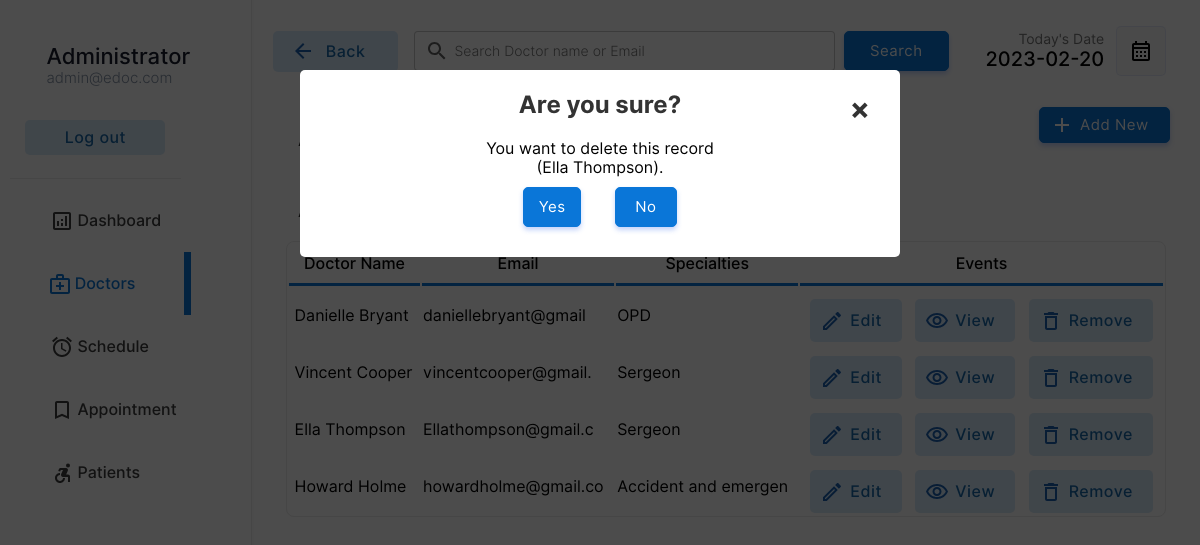
Screenshot of /doctor/doctors.php?action=drop&id=3&name=Ella Thompson (signed in) with the database file from the repository.
### tables this page shows
CREATE TABLE `doctor` (
  `docid` int(11) NOT NULL,
  `docemail` varchar(255) DEFAULT NULL,
  `docname` varchar(255) DEFAULT NULL,
  `docpassword` varchar(255) DEFAULT NULL,
  `docnic` varchar(15) DEFAULT NULL,
  `doctel` varchar(15) DEFAULT NULL,
  `specialties` int(2) DEFAULT NULL
);

CREATE TABLE `specialties` (
  `id` int(2) NOT NULL,
  `sname` varchar(50) DEFAULT NULL
);

### doctor/doctors.php (the view, shortened to what the rows shown need)
<!DOCTYPE html>
<html lang="en">
<head>
    <link rel="stylesheet" href="../css/animations.css">
    <link rel="stylesheet" href="../css/main.css">
    <link rel="stylesheet" href="../css/admin.css">
</head>
<body>
    <?php
    include("../connection.php");
    ?>
        <div class="dash-body">
            <table border="0" width="100%" style=" border-spacing: 0;margin:0;padding:0;margin-top:25px; ">
                <?php
                    if($_POST){
                        $keyword=$_POST["search"];
                        $sqlmain= "select * from doctor where docemail='$keyword' or docname='$keyword' or docname like '$keyword%' or docname like '%$keyword' or docname like '%$keyword%'";
                    }else{
                        $sqlmain= "select * from doctor order by docid desc";
                    }
                ?>
                <tr>
                   <td colspan="4">
                       <center>
                        <div class="abc scroll">
                        <table width="93%" class="sub-table scrolldown" border="0">
                        <thead>
                        <tr>
                                <th class="table-headin">
                                Doctor Name
                                </th>
                                <th class="table-headin">
                                    Email
                                </th>
                                <th class="table-headin">
                                    Specialties
                                </th>
                                <th class="table-headin">
                                    Events
                                </tr>
                        </thead>
                        <tbody>
                            <?php
                                $result= $database->query($sqlmain);
                                if($result->num_rows==0){
                                    echo '<tr>
                                    <td colspan="4">
                                    <br><br><br><br>
                                    <center>
                                    <img src="../img/notfound.svg" width="25%">
                                    <br>
                                    <p class="heading-main12" style="margin-left: 45px;font-size:20px;color:rgb(49, 49, 49)">We  couldnt find anything related to your keywords !</p>
                                    <a class="non-style-link" href="doctors.php"><button  class="login-btn btn-primary-soft btn"  style="display: flex;justify-content: center;align-items: center;margin-left:20px;">&nbsp; Show all Doctors &nbsp;</font></button>
                                    </a>
                                    </center>
                                    <br><br><br><br>
                                    </td>
                                    </tr>';
                                }
                                else{
                                for ( $x=0; $x<$result->num_rows;$x++){
                                    $row=$result->fetch_assoc();
                                    $docid=$row["docid"];
                                    $name=$row["docname"];
                                    $email=$row["docemail"];
                                    $spe=$row["specialties"];
                                    $spcil_res= $database->query("select sname from specialties where id='$spe'");
                                    $spcil_array= $spcil_res->fetch_assoc();
                                    $spcil_name=$spcil_array["sname"];
                                    echo '<tr>
                                        <td> &nbsp;'.
                                        substr($name,0,30)
                                        .'</td>
                                        <td>
                                        '.substr($email,0,20).'
                                        </td>
                                        <td>
                                            '.substr($spcil_name,0,20).'
                                        </td>
                                        <td>
                                        <div style="display:flex;justify-content: center;">
                                        <a href="?action=edit&id='.$docid.'&error=0" class="non-style-link"><button  class="btn-primary-soft btn button-icon btn-edit"  style="padding-left: 40px;padding-top: 12px;padding-bottom: 12px;margin-top: 10px;"><font class="tn-in-text">Edit</font></button></a>
                                        &nbsp;&nbsp;&nbsp;
                                        <a href="?action=view&id='.$docid.'" class="non-style-link"><button  class="btn-primary-soft btn button-icon btn-view"  style="padding-left: 40px;padding-top: 12px;padding-bottom: 12px;margin-top: 10px;"><font class="tn-in-text">View</font></button></a>
                                       &nbsp;&nbsp;&nbsp;
                                       <a href="?action=drop&id='.$docid.'&name='.$name.'" class="non-style-link"><button  class="btn-primary-soft btn button-icon btn-delete"  style="padding-left: 40px;padding-top: 12px;padding-bottom: 12px;margin-top: 10px;"><font class="tn-in-text">Remove</font></button></a>
                                        </div>
                                        </td>
                                    </tr>';
                                }
                            }
                            ?>
                            </tbody>
                        </table>
                        </div>
                        </center>
                   </td>
                </tr>
            </table>
        </div>
    <?php
    if($_GET){
        $id=$_GET["id"];
        $action=$_GET["action"];
        if($action=='drop'){
            $nameget=$_GET["name"];
            echo '
            <div id="popup1" class="overlay">
                    <div class="popup">
                    <center>
                        <h2>Are you sure?</h2>
                        <a class="close" href="doctors.php">&times;</a>
                        <div class="content">
                            You want to delete this record<br>('.substr($nameget,0,40).').
                        </div>
                        <div style="display: flex;justify-content: center;">
                        <a href="delete-doctor.php?id='.$id.'" class="non-style-link"><button  class="btn-primary btn"  style="display: flex;justify-content: center;align-items: center;margin:10px;padding:10px;"<font class="tn-in-text">&nbsp;Yes&nbsp;</font></button></a>&nbsp;&nbsp;&nbsp;
                        <a href="doctors.php" class="non-style-link"><button  class="btn-primary btn"  style="display: flex;justify-content: center;align-items: center;margin:10px;padding:10px;"><font class="tn-in-text">&nbsp;&nbsp;No&nbsp;&nbsp;</font></button></a>
                        </div>
                    </center>
            </div>
            </div>
            ';
        }elseif($action=='edit'){
            $sqlmain= "select * from doctor where docid='$id'";
            $result= $database->query($sqlmain);
            $row=$result->fetch_assoc();
            $name=$row["docname"];
            $email=$row["docemail"];
            $spe=$row["specialties"];
            $spcil_res= $database->query("select sname from specialties where id='$spe'");
            $spcil_array= $spcil_res->fetch_assoc();
            $spcil_name=$spcil_array["sname"];
            $nic=$row['docnic'];
            $tele=$row['doctel'];
            $error_1=$_GET["error"];
                $errorlist= array(
                    '1'=>'<label for="promter" class="form-label" style="color:rgb(255, 62, 62);text-align:center;">Already have an account for this Email address.</label>',
                    '2'=>'<label for="promter" class="form-label" style="color:rgb(255, 62, 62);text-align:center;">Password Conformation Error! Reconform Password</label>',
                    '3'=>'<label for="promter" class="form-label" style="color:rgb(255, 62, 62);text-align:center;"></label>',
                    '4'=>"",
                    '0'=>'',
                );
            if($error_1!='4'){
                    echo '
                    <div id="popup1" class="overlay">
                            <div class="popup">
                            <center>
                                <a class="close" href="doctors.php">&times;</a>
                                <div style="display: flex;justify-content: center;">
                                <div class="abc">
                                <table width="80%" class="sub-table scrolldown add-doc-form-container" border="0">
                                <tr>
                                        <td class="label-td" colspan="2">'.
                                            $errorlist[$error_1]
                                        .'</td>
                                    </tr>
                                    <tr>
                                        <td>
                                            <p style="padding: 0;margin: 0;text-align: left;font-size: 25px;font-weight: 500;">Edit Doctor Details.</p>
                                        Doctor ID : '.$id.' (Auto Generated)<br><br>
                                        </td>
                                    </tr>
                                    <tr>
                                        <td class="label-td" colspan="2">
                                            <form action="edit-doc.php" method="POST" class="add-new-form">
                                            <label for="Email" class="form-label">Email: </label>
                                            <input type="hidden" value="'.$id.'" name="id00">
                                        </td>
                                    </tr>
                                    <tr>
                                        <td class="label-td" colspan="2">
                                        <input type="email" name="email" class="input-text" placeholder="Email Address" value="'.$email.'" required><br>
                                        </td>
                                    </tr>
                                    <tr>
                                        <td class="label-td" colspan="2">
                                            <label for="name" class="form-label">Name: </label>
                                        </td>
                                    </tr>
                                    <tr>
                                        <td class="label-td" colspan="2">
                                            <input type="text" name="name" class="input-text" placeholder="Doctor Name" value="'.$name.'" required><br>
                                        </td>
                                    </tr>
                                    <tr>
                                        <td class="label-td" colspan="2">
                                            <label for="nic" class="form-label">NIC: </label>
                                        </td>
                                    </tr>
                                    <tr>
                                        <td class="label-td" colspan="2">
                                            <input type="text" name="nic" class="input-text" placeholder="NIC Number" value="'.$nic.'" required><br>
                                        </td>
                                    </tr>
                                    <tr>
                                        <td class="label-td" colspan="2">
                                            <label for="Tele" class="form-label">Telephone: </label>
                                        </td>
                                    </tr>
                                    <tr>
                                        <td class="label-td" colspan="2">
                                            <input type="tel" name="Tele" class="input-text" placeholder="Telephone Number" value="'.$tele.'" required><br>
                                        </td>
                                    </tr>
                                    <tr>
                                        <td class="label-td" colspan="2">
                                            <label for="spec" class="form-label">Choose specialties: (Current'.$spcil_name.')</label>
                                        </td>
                                    </tr>
                                    <tr>
                                        <td class="label-td" colspan="2">
                                            <select name="spec" id="" class="box">';
                                                $list11 = $database->query("select  * from  specialties;");
                                                for ($y=0;$y<$list11->num_rows;$y++){
                                                    $row00=$list11->fetch_assoc();
                                                    $sn=$row00["sname"];
                                                    $id00=$row00["id"];
                                                    echo "<option value=".$id00.">$sn</option><br/>";
                                                };
                                echo     '       </select><br><br>
                                        </td>
                                    </tr>
                                    <tr>
                                        <td class="label-td" colspan="2">
                                            <label for="password" class="form-label">Password: </label>
                                        </td>
                                    </tr>
                                    <tr>
                                        <td class="label-td" colspan="2">
                                            <input type="password" name="password" class="input-text" placeholder="Defind a Password" required><br>
                                        </td>
                                    </tr><tr>
                                        <td class="label-td" colspan="2">
                                            <label for="cpassword" class="form-label">Conform Password: </label>
                                        </td>
                                    </tr>
                                    <tr>
                                        <td class="label-td" colspan="2">
                                            <input type="password" name="cpassword" class="input-text" placeholder="Conform Password" required><br>
                                        </td>
                                    </tr>
                                    <tr>
                                        <td colspan="2">
                                            <input type="reset" value="Reset" class="login-btn btn-primary-soft btn" >&nbsp;&nbsp;&nbsp;&nbsp;&nbsp;
                                            <input type="submit" value="Save" class="login-btn btn-primary btn">
                                        </td>
                                    </tr>
                                    </form>
                                    </tr>
                                </table>
                                </div>
                                </div>
                            </center>
                            <br><br>
                    </div>
                    </div>
                    ';
        }; };
    };
?>
</body>
</html>

### rows the page displays
doctor: docname "Danielle Bryant", docemail "daniellebryant@gmail", specialties.sname "OPD"
doctor: docname "Vincent Cooper", docemail "vincentcooper@gmail.", specialties.sname "Sergeon"
doctor: docname "Ella Thompson", docemail "Ellathompson@gmail.c", specialties.sname "Sergeon"
doctor: docname "Howard Holme", docemail "howardholme@gmail.co", specialties.sname "Accident and emergen"

### other values shown
substr($nameget,0,40) "Ella Thompson"
